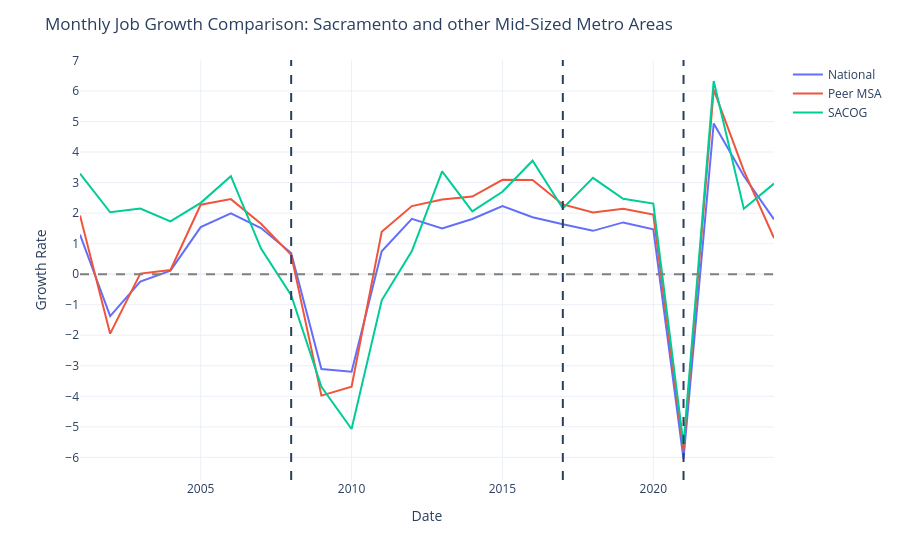

The cell this chart's notebook holds for it:
### Code cell
fig = px.line(df_plot, x = 'date_', y = 'Growth Rate', color = 'Groups', template = 'plotly_white')

fig.update_yaxes(tick0=0, dtick=1)
fig.update_layout(legend_title=None, title='Monthly Job Growth Comparison: Sacramento and other Mid-Sized Metro Areas', xaxis_title="Date",)
fig.add_vline(x = '2008-01-01', line_dash = 'dash')
fig.add_vline(x = '2017-01-01', line_dash = 'dash')
fig.add_vline(x = '2021-01-01', line_dash = 'dash')
fig.add_hline(y = 0, line_dash = 'dash', line_color = 'gray')


fig.show()

### Figure 1 — Plotly figure (JSON) as saved in the notebook; plotly's stock layout.template omitted (floating-point values rounded to 4 significant figures)
{"data": [{"hovertemplate": "Groups=National<br>date_=%{x}<br>Growth Rate=%{y}<extra></extra>", "legendgroup": "National", "line": {"color": "#636efa", "dash": "solid"}, "marker": {"symbol": "circle"}, "mode": "lines", "name": "National", "orientation": "v", "showlegend": true, "type": "scatter", "x": ["2001-01-01", "2002-01-01", "2003-01-01", "2004-01-01", "2005-01-01", "2006-01-01", "2007-01-01", "2008-01-01", "2009-01-01", "2010-01-01", "2011-01-01", "2012-01-01", "2013-01-01", "2014-01-01", "2015-01-01", "2016-01-01", "2017-01-01", "2018-01-01", "2019-01-01", "2020-01-01", "2021-01-01", "2022-01-01", "2023-01-01", "2024-01-01"], "xaxis": "x", "y": [1.298, -1.371, -0.2444, 0.1151, 1.543, 1.995, 1.512, 0.691, -3.105, -3.194, 0.748, 1.813, 1.502, 1.81, 2.229, 1.864, 1.633, 1.42, 1.696, 1.473, -6.052, 4.936, 3.215, 1.797], "yaxis": "y"}, {"hovertemplate": "Groups=Peer MSA<br>date_=%{x}<br>Growth Rate=%{y}<extra></extra>", "legendgroup": "Peer MSA", "line": {"color": "#EF553B", "dash": "solid"}, "marker": {"symbol": "circle"}, "mode": "lines", "name": "Peer MSA", "orientation": "v", "showlegend": true, "type": "scatter", "x": ["2001-01-01", "2002-01-01", "2003-01-01", "2004-01-01", "2005-01-01", "2006-01-01", "2007-01-01", "2008-01-01", "2009-01-01", "2010-01-01", "2011-01-01", "2012-01-01", "2013-01-01", "2014-01-01", "2015-01-01", "2016-01-01", "2017-01-01", "2018-01-01", "2019-01-01", "2020-01-01", "2021-01-01", "2022-01-01", "2023-01-01", "2024-01-01"], "xaxis": "x", "y": [1.92, -1.946, 0.02035, 0.1371, 2.275, 2.458, 1.651, 0.6319, -3.976, -3.681, 1.389, 2.23, 2.447, 2.542, 3.092, 3.087, 2.285, 2.023, 2.142, 1.955, -5.765, 6.047, 3.394, 1.184], "yaxis": "y"}, {"hovertemplate": "Groups=SACOG<br>date_=%{x}<br>Growth Rate=%{y}<extra></extra>", "legendgroup": "SACOG", "line": {"color": "#00cc96", "dash": "solid"}, "marker": {"symbol": "circle"}, "mode": "lines", "name": "SACOG", "orientation": "v", "showlegend": true, "type": "scatter", "x": ["2001-01-01", "2002-01-01", "2003-01-01", "2004-01-01", "2005-01-01", "2006-01-01", "2007-01-01", "2008-01-01", "2009-01-01", "2010-01-01", "2011-01-01", "2012-01-01", "2013-01-01", "2014-01-01", "2015-01-01", "2016-01-01", "2017-01-01", "2018-01-01", "2019-01-01", "2020-01-01", "2021-01-01", "2022-01-01", "2023-01-01", "2024-01-01"], "xaxis": "x", "y": [3.296, 2.029, 2.149, 1.728, 2.336, 3.211, 0.841, -0.6909, -3.688, -5.069, -0.8553, 0.7578, 3.368, 2.06, 2.7, 3.716, 2.153, 3.155, 2.472, 2.314, -5.573, 6.327, 2.145, 2.966], "yaxis": "y"}], "layout": {"legend": {"title": {}, "tracegroupgap": 0}, "margin": {"t": 60}, "shapes": [{"line": {"dash": "dash"}, "type": "line", "x0": "2008-01-01", "x1": "2008-01-01", "xref": "x", "y0": 0, "y1": 1, "yref": "y domain"}, {"line": {"dash": "dash"}, "type": "line", "x0": "2017-01-01", "x1": "2017-01-01", "xref": "x", "y0": 0, "y1": 1, "yref": "y domain"}, {"line": {"dash": "dash"}, "type": "line", "x0": "2021-01-01", "x1": "2021-01-01", "xref": "x", "y0": 0, "y1": 1, "yref": "y domain"}, {"line": {"color": "gray", "dash": "dash"}, "type": "line", "x0": 0, "x1": 1, "xref": "x domain", "y0": 0, "y1": 0, "yref": "y"}], "title": {"text": "Monthly Job Growth Comparison: Sacramento and other Mid-Sized Metro Areas"}, "xaxis": {"anchor": "y", "domain": [0, 1], "title": {"text": "Date"}}, "yaxis": {"anchor": "x", "domain": [0, 1], "dtick": 1, "tick0": 0, "title": {"text": "Growth Rate"}}}}
